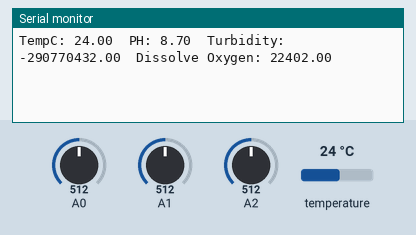
Simulated run of this sketch. Board: Arduino Uno, built with avr-gcc and run on an emulated ATmega328P. On the bench: the last lines printed to the serial monitor. The test bench sets the inputs (shaded band); at power-on: temperature 24 °C, A0 = 512, A1 = 512, A2 = 512.

Above: at 1.5 s.
1.6 s: temperature set to 12 °C
At 2.2 s:
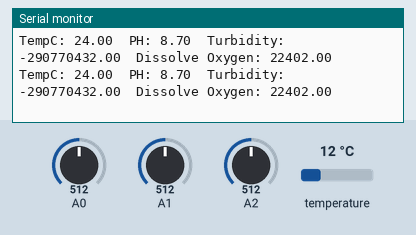
3.1 s: A0 set to 716
At 3.7 s:
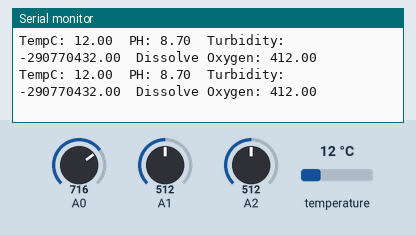
4.6 s: A1 set to 716
At 5.2 s:
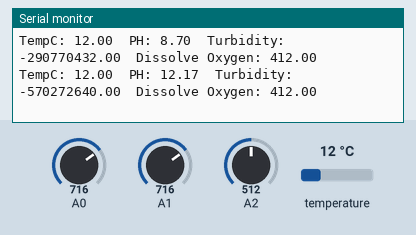
6.1 s: A2 set to 716
At 6.8 s:
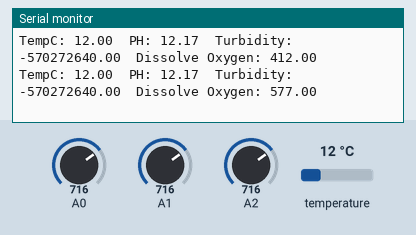
7.6 s: temperature set to 19 °C
At 8.3 s:
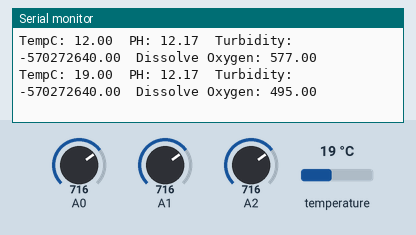
9.1 s: A0 set to 992
At 9.7 s:
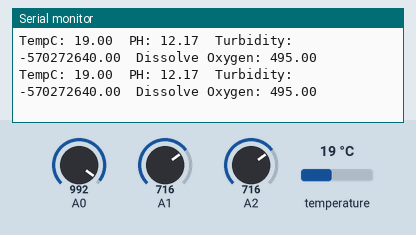
Timing chart, 0 to 11.6 s (numbered marks = the images above; inputs shaded):
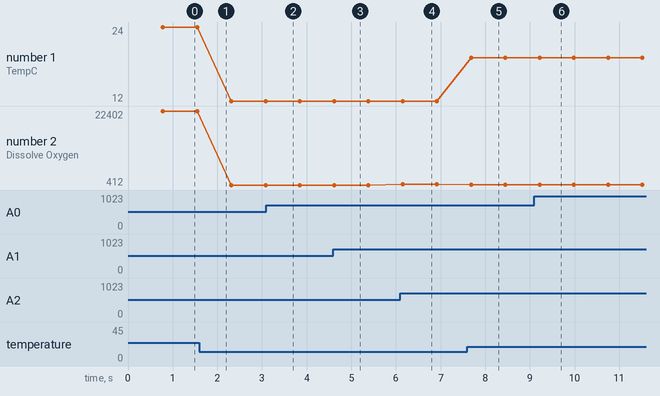

The sketch:

debugger.ino
```cpp
#include "sensorLib.h"

float tempC = 0,
      turbidity = 0,
      dissOxygen = 0,
      PH = 0;

void setup()
{
  Serial.begin(115200);

  sensorInitialization();
}

void loop()
{
  turbidity = readTurbiditySensor(0);
  tempC = readTemperatureSensor();
  PH = readPHSensor(1);
  dissOxygen = readOxygenSensor(2, tempC);

  Serial.print("TempC: "); Serial.print(tempC); Serial.print('\t');
  Serial.print("PH: "); Serial.print(PH); Serial.print('\t');
  Serial.print("Turbidity: "); Serial.print(turbidity); Serial.print('\t');
  Serial.print("Dissolve Oxygen: "); Serial.print(dissOxygen);
  Serial.println();
}
```

sensorLib.h
```cpp
#ifndef SENSOR_LIB_H
#define SENSOR_LIB_H

#include <OneWire.h>
#include <DallasTemperature.h>

/* --- Temperature Sensor Parameters --- */
#define DS18B20_PIN             4
OneWire oneWire(DS18B20_PIN);
DallasTemperature DS18B20(&oneWire);


/* --- Oxygen Sensor Parameters --- */
#define VREF                    5000
#define ADC_RES                 1024
#define TWO_POINT_CALIBRATION   0
#define READ_TEMP               (25)
#define CAL1_V                  (131)
#define CAL1_T                  (25)
#define CAL2_V                  (1300)
#define CAL2_T                  (15)

uint8_t Temperaturet;
uint16_t ADC_Raw;
uint16_t ADC_Voltage;
uint16_t DO;

const uint16_t DO_Table[41] = {
  14460, 14220, 13820, 13440, 13090, 12740, 12420,
  12110, 11810, 11530, 11260, 11010, 10770, 10530,
  10300, 10080, 9860, 9660, 9460, 9270, 9080, 8900,
  8730, 8570, 8410, 8250, 8110, 7960, 7820, 7690,
  7560, 7430, 7300, 7180, 7070, 6950, 6840, 6730,
  6630, 6530, 6410
};

void sensorInitialization()
{
  DS18B20.begin();
}

float readPHSensor(int analogPin)
{
  float ph = analogRead(analogPin);
  return ph * 0.017;
}

float readTurbiditySensor(int analogPin)
{
  float v = analogRead(analogPin);
  return (-1120.4 * sq(v) + 5742.3 * v - 4352.9);
}

float readTemperatureSensor()
{
  DS18B20.requestTemperatures();
  return DS18B20.getTempCByIndex(0);
}

/* --- Oxygen Sensor Functions --- */
int16_t readDO(uint32_t voltage_mv, uint8_t temperature_c)
{
#if TWO_POINT_CALIBRATION == 00
  uint16_t V_saturation = (uint32_t)CAL1_V + (uint32_t)35 * temperature_c - (uint32_t)CAL1_T * 35;
  return (voltage_mv * DO_Table[temperature_c] / V_saturation);
#else
  uint16_t V_saturation = (int16_t)((int8_t)temperature_c - CAL2_T) * ((uint16_t)CAL1_V - CAL2_V) / ((uint8_t)CAL1_T - CAL2_T) + CAL2_V;
  return (voltage_mv * DO_Table[temperature_c] / V_saturation);
#endif
}

float readOxygenSensor(int analogPin, int temperature)
{
  Temperaturet = (uint8_t)temperature;
  ADC_Raw = analogRead(analogPin);
  ADC_Voltage = (uint32_t(VREF) * ADC_Raw / ADC_RES);
  return readDO(ADC_Voltage, Temperaturet);
}

#endif
```

Measured:
- after the input at 4.6 s, the serial monitor: prints a new line at once (image 3)
- after the input at 6.1 s, the serial monitor: prints a new line after 0.05 s (image 4)
- after the input at 7.6 s, the serial monitor: prints a new line after 0.08 s (image 5)
- plotted number 1: 24 → 12 after the input at 1.6 s, 12 → 19 after the input at 7.6 s
- plotted number 2: 22402 → 412 after the input at 1.6 s, 412 → 577 after the input at 6.1 s, 577 → 495 after the input at 7.6 s
